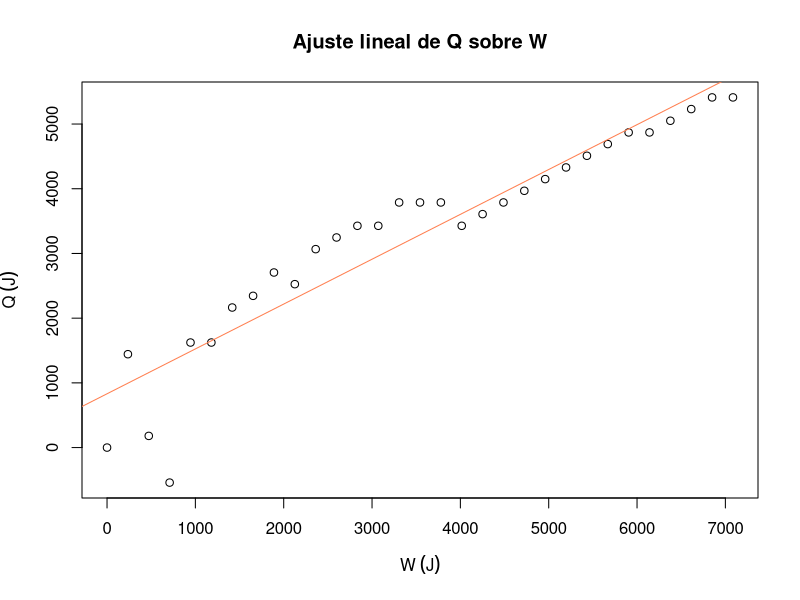
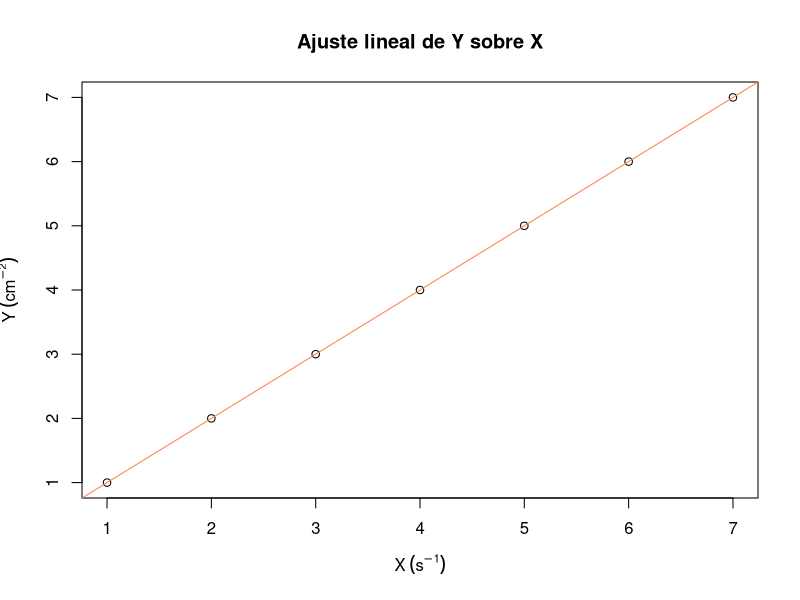

Here is the R script that generated these plots, in order:
## ---- chunk 1
knitr::opts_chunk$set(echo = FALSE)
## ---- chunk 2
# Datos recogidos
i <- 1:31
vueltas <- seq(0,1200,40) #Vueltas
m <- c(0,1,2,3,4,5,6,7,8,9,11,11,12,13,14,15,16,17,18,19,20,21,22,22,23,24,25,26,26,27,28) #minutos
n <- c(0,2,7,15,30,42,48,50,51,0,56,52,45,46,46,43,40,31,28,18,12,01,52,41,30,20,10,58,45,33)#segundos
t <- m*60+n #Tiempo (s)
R <- c(300,200,292,350,183.4, 182,157,152.5,142.8,145.7,125.5, 118.4, 113.5,115.4,105.6,104.7,103,113.4,108.6,104.2,99.7,95.3,91.3,87.6,84.2,81,78.1,75.4,72.8,70.5,68.4) #Resistencia
T <- c(3,11,4,0,12,12,15,16,18,17,20,21,22,22,24,24,24,22,23,24,25,26,27,28,29,30,30,31,32,33,33)

# Tabla
data <- data.frame(i,vueltas,t,R,T)
colnames(data) <- c("Medida","Vueltas","t / s", "R / \\Omega", "T / \\^\\circ")
  
knitr::kable(
  data,
  caption="Datos registrados de la resistencia del cilindro a tiempo y vueltas dadas",
  booktabs = TRUE,
  escape = FALSE,
  row.names = FALSE,
  align="c"
)
## ---- chunk 3
# Datos recogidos
Diam <- 47.9*1e-3 #mm
mcilind <- 0.2011 #Kg
Rcilind <- Diam/2
Mpesa <- 4 #Kg
Calum <- 897 #J/ kg K
g <- 9.81 
T0 <- 3 #Celsius
DeltaT <- T-T0

# Calculo de energías
Q <- mcilind*Calum*DeltaT
W <- 2*pi*Mpesa*g*Rcilind*vueltas

#Q <- Q[18:25]
#W <- W[18:25]

# Ajuste lineal
modelo_lineal <- lm(Q ~ W)
resumen <- summary(modelo_lineal)
pendiente <- modelo_lineal$coefficients[[2]]
inc_pendiente <- resumen$coefficients[2,2]
ordenada <- modelo_lineal$coefficients[[1]]
inc_ordenada <- resumen$coefficients[1,2]

# Graficamos los datos y la línea de ajuste

titulo <- "Ajuste lineal de Q sobre W"
plot(W,Q, main = titulo, ylab =expression(Q ~ (J)), xlab =expression(W ~ (J)))
abline(modelo_lineal, col = "coral")
## ---- chunk 4
# Datos recogidos
i <- 1:15
m <- 1:15 #minutos
t <- m*60 #Tiempo (s)
R <- c(70.2,72,73.6,75.3,76.9,78.4,79.8,81.2,82.6,83.9,85.1,86.3,87.4,88.6,89.7) #Resistencia
T <- c(33,32,32,31,31,30,30,30,29,29,29,28,28,28,27)

# Tabla
data <- data.frame(i,t,R,T)
colnames(data) <- c("Medida","t / s", "R / \\Omega", "T / \\^\\circ")
  
knitr::kable(
  data,
  caption="Datos registrados de la resistencia del cilindro al enfriamiento a temperatura ambiente",
  booktabs = TRUE,
  escape = FALSE,
  row.names = FALSE,
  align="c"
)
## ---- chunk 5
# Datos recogidos
i <- 1:14
vueltas <- seq(0,520,40) #Vueltas
m <- c(0,0,1,2,2,3,4,5,5,6,7,7,8,9) #minutos
n <- c(0,42,28,14,58,42,24,07,49,30,10,53,35,18)
t <- m*60+n #Tiempo (s)
R <- c(89.5,85.8,82.3,78.8,75.7,72.9,70.2,67.7,65.4,63.3,61.1,59.5,57.7,56.2) #Resistencia
T <- c(27,28,29,30,31,32,33,34,35,36,36,37,37,38)

# Tabla
data <- data.frame(i,t,R,T)
colnames(data) <- c("Medida","t / s", "R / \\Omega", "T / \\^\\circ")
  
knitr::kable(
  data,
  caption="Datos registrados de la resistencia del cilindro al enfriamiento a temperatura ambiente",
  booktabs = TRUE,
  escape = FALSE,
  row.names = FALSE,
  align="c"
)
## ---- chunk 6
# Datos recogidos
X <- c(1,2,3,4,5,6,7)
Y <- c(1,2,3,4,5,6,7) 

# Ajuste lineal
modelo_lineal <- lm(Y ~ X)
#resumen <- summary(modelo_lineal)
pendiente <- modelo_lineal$coefficients[[2]]
#inc_pendiente <- resumen$coefficients[2,2]
ordenada <- modelo_lineal$coefficients[[1]]
#inc_ordenada <- resumen$coefficients[1,2]

# Graficamos los datos y la línea de ajuste

titulo <- "Ajuste lineal de Y sobre X"
plot(X,Y, main = titulo, ylab =expression(Y ~ (cm^{-2})), xlab =expression(X ~ (s^{-1})))
abline(modelo_lineal, col = "coral")
